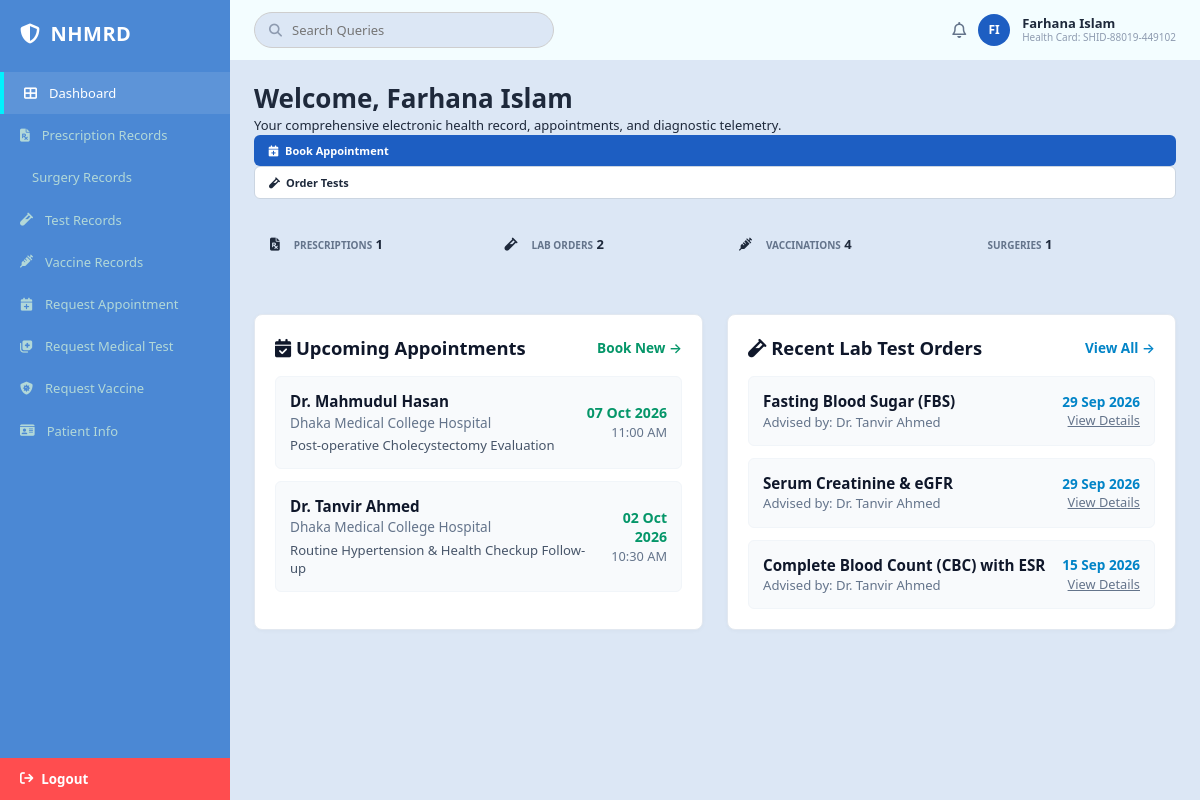
The page /php/Paitent-panel/dashboard.php on the database its author committed.
### tables this page shows
CREATE TABLE patients (
  patient_id                BIGINT AUTO_INCREMENT PRIMARY KEY,
  user_id                   BIGINT NULL UNIQUE,                
  full_name                 VARCHAR(150) NOT NULL,
  nid                       VARCHAR(30)  UNIQUE,               
  crvs_token                VARCHAR(50)  UNIQUE,               
  dob                       DATE NOT NULL,
  gender                    ENUM('male','female','intersex_other') NOT NULL,
  blood_group               ENUM('A+','A-','B+','B-','AB+','AB-','O+','O-') NULL,
  health_card_no            VARCHAR(50) UNIQUE,                
  birth_hospital_id         BIGINT NULL,
  registering_hospital_id   BIGINT NULL,                       
  phone                     VARCHAR(30),
  alt_phone                 VARCHAR(30),
  email                     VARCHAR(150),
  address                   VARCHAR(500),
  province                  VARCHAR(150),
  postal_code               VARCHAR(20),
  emergency_contact_name    VARCHAR(150),
  emergency_contact_relation VARCHAR(100),
  emergency_contact_phone   VARCHAR(30),
  height_cm                 DECIMAL(5,1),
  weight_kg                 DECIMAL(5,1),
  blood_pressure            VARCHAR(20),                       
  bmi                       DECIMAL(4,1),
  vitals_last_synced_at     DATETIME NULL,
  nid_verification_status   ENUM('unverified','biometric_verified','crvs_certified') DEFAULT 'unverified',
  smart_health_id_issued    TINYINT(1) DEFAULT 0,
  status                    ENUM('active','inactive','deceased') DEFAULT 'active',
  registered_by_executive_id BIGINT NULL,
  created_at                DATETIME NOT NULL DEFAULT CURRENT_TIMESTAMP,
  updated_at                DATETIME NOT NULL DEFAULT CURRENT_TIMESTAMP ON UPDATE CURRENT_TIMESTAMP,
  CONSTRAINT fk_patient_user FOREIGN KEY (user_id) REFERENCES users(user_id) ON DELETE SET NULL,
  CONSTRAINT fk_patient_birth_hosp FOREIGN KEY (birth_hospital_id) REFERENCES hospitals(hospital_id),
  CONSTRAINT fk_patient_reg_hosp FOREIGN KEY (registering_hospital_id) REFERENCES hospitals(hospital_id),
  CONSTRAINT fk_patient_executive FOREIGN KEY (registered_by_executive_id) REFERENCES medical_executives(executive_id),
  KEY idx_patient_blood (blood_group),
  KEY idx_patient_status (status)
);

CREATE TABLE appointments (
  appointment_id   BIGINT AUTO_INCREMENT PRIMARY KEY,
  patient_id       BIGINT NOT NULL,
  doctor_id        BIGINT NOT NULL,
  hospital_id      BIGINT NULL,
  appointment_date DATE NOT NULL,
  time_slot        VARCHAR(50),
  reason           VARCHAR(255),
  status           ENUM('booked','completed','cancelled','rescheduled') DEFAULT 'booked',
  created_at       DATETIME NOT NULL DEFAULT CURRENT_TIMESTAMP,
  updated_at       DATETIME NOT NULL DEFAULT CURRENT_TIMESTAMP ON UPDATE CURRENT_TIMESTAMP,
   
   
   
  slot_lock        VARCHAR(50) GENERATED ALWAYS AS
                   (IF(status IN ('booked','rescheduled'), time_slot, NULL)) VIRTUAL,
  UNIQUE KEY uq_appt_doctor_slot (doctor_id, appointment_date, slot_lock),
  CONSTRAINT fk_appt_patient FOREIGN KEY (patient_id) REFERENCES patients(patient_id) ON DELETE CASCADE,
  CONSTRAINT fk_appt_doctor FOREIGN KEY (doctor_id) REFERENCES doctors(doctor_id),
  CONSTRAINT fk_appt_hospital FOREIGN KEY (hospital_id) REFERENCES hospitals(hospital_id),
  KEY idx_appt_date (appointment_date)
);

CREATE TABLE doctors (
  doctor_id                 BIGINT AUTO_INCREMENT PRIMARY KEY,
  user_id                   BIGINT NOT NULL UNIQUE,
  full_name                 VARCHAR(150) NOT NULL,
  doctor_type               ENUM('physician','surgeon','intern') NOT NULL DEFAULT 'physician',
  bmdc_registration_no      VARCHAR(50)  UNIQUE,              
  nid                       VARCHAR(30)  UNIQUE,
  dob                       DATE,
  gender                    ENUM('male','female','other'),
  primary_specialty_id      INT NULL,
  qualifications            VARCHAR(255),                     
  graduating_institution    VARCHAR(255),
  affiliated_university     VARCHAR(255),
  final_exam_session        VARCHAR(100),                     
  mbbs_roll_number          VARCHAR(50),
  student_bmdc_id           VARCHAR(50),
  license_issue_date        DATE,
  license_expiry_date       DATE,
  practicing_scope          VARCHAR(150),                     
  authorizing_registrar     VARCHAR(150),
  hospital_id               BIGINT NULL,                      
  designation               VARCHAR(150),                     
  years_experience          SMALLINT DEFAULT 0,
  shift_schedule            VARCHAR(150),                     
  duty_status               ENUM('on_duty','off_duty','leave') DEFAULT 'off_duty',
  leave_return_date         DATE NULL,
  phone                     VARCHAR(30),
  email                     VARCHAR(150),
  photo_url                 VARCHAR(500),
  biometric_verified        TINYINT(1) DEFAULT 0,
  verification_status       ENUM('pending','verified','flagged') DEFAULT 'pending',
  status                    ENUM('active','inactive') DEFAULT 'active',
  created_at                DATETIME NOT NULL DEFAULT CURRENT_TIMESTAMP,
  updated_at                DATETIME NOT NULL DEFAULT CURRENT_TIMESTAMP ON UPDATE CURRENT_TIMESTAMP,
  CONSTRAINT fk_doctor_user FOREIGN KEY (user_id) REFERENCES users(user_id) ON DELETE CASCADE,
  CONSTRAINT fk_doctor_specialty FOREIGN KEY (primary_specialty_id) REFERENCES specialties(specialty_id),
  CONSTRAINT fk_doctor_hospital FOREIGN KEY (hospital_id) REFERENCES hospitals(hospital_id),
  KEY idx_doctor_type (doctor_type)
);

CREATE TABLE hospitals (
  hospital_id             BIGINT AUTO_INCREMENT PRIMARY KEY,
  dghs_code               VARCHAR(30) UNIQUE,                        
  legal_name              VARCHAR(255) NOT NULL,
  facility_type           ENUM('tertiary','general','clinic','specialized','diagnostic') NOT NULL,
  ownership_category      ENUM('public','private','nonprofit') NOT NULL,
  classification          VARCHAR(100),                              
  total_beds              INT DEFAULT 0,
  icu_beds                INT DEFAULT 0,
  nicu_picu_beds          INT DEFAULT 0,
  year_established        YEAR NULL,
  division_id             INT NOT NULL,
  district_id             INT NOT NULL,
  upazila_id              INT NULL,
  full_address            VARCHAR(500) NOT NULL,
  er_hotline              VARCHAR(30) NOT NULL,
  director_phone          VARCHAR(30),
  official_email          VARCHAR(150) NOT NULL,
  superintendent_name     VARCHAR(150) NOT NULL,
  superintendent_bmdc_no  VARCHAR(50)  NOT NULL,
  cao_name                VARCHAR(150),
  cao_contact             VARCHAR(30),
  inspection_date         DATE NULL,
  license_issue_date      DATE NULL,
  license_status          ENUM('pending','licensed','suspended','revoked') NOT NULL DEFAULT 'pending',
  is_24x7_er              TINYINT(1) DEFAULT 0,
  photo_url               VARCHAR(500),
  created_by_user_id      BIGINT NULL,
  created_at              DATETIME NOT NULL DEFAULT CURRENT_TIMESTAMP,
  updated_at              DATETIME NOT NULL DEFAULT CURRENT_TIMESTAMP ON UPDATE CURRENT_TIMESTAMP,
  CONSTRAINT fk_hosp_division FOREIGN KEY (division_id) REFERENCES divisions(division_id),
  CONSTRAINT fk_hosp_district FOREIGN KEY (district_id) REFERENCES districts(district_id),
  CONSTRAINT fk_hosp_upazila  FOREIGN KEY (upazila_id)  REFERENCES upazilas(upazila_id),
  CONSTRAINT fk_hosp_creator  FOREIGN KEY (created_by_user_id) REFERENCES users(user_id)
);

CREATE TABLE lab_test_orders (
  order_id             BIGINT AUTO_INCREMENT PRIMARY KEY,
  patient_id           BIGINT NOT NULL,
  doctor_id            BIGINT NULL,                           
  prescription_id      BIGINT NULL,
  hospital_id          BIGINT NULL,
  collection_fee       DECIMAL(10,2) DEFAULT 200.00,
  total_amount         DECIMAL(10,2) NOT NULL DEFAULT 0,
  uploaded_prescription_file VARCHAR(500),
  status               ENUM('requested','sample_collected','processing','completed','cancelled') DEFAULT 'requested',
  ordered_at           DATETIME NOT NULL DEFAULT CURRENT_TIMESTAMP,
  CONSTRAINT fk_labord_patient FOREIGN KEY (patient_id) REFERENCES patients(patient_id) ON DELETE CASCADE,
  CONSTRAINT fk_labord_doctor FOREIGN KEY (doctor_id) REFERENCES doctors(doctor_id),
  CONSTRAINT fk_labord_prescription FOREIGN KEY (prescription_id) REFERENCES prescriptions(prescription_id),
  CONSTRAINT fk_labord_hospital FOREIGN KEY (hospital_id) REFERENCES hospitals(hospital_id)
);

CREATE TABLE lab_test_catalog (
  test_id       INT AUTO_INCREMENT PRIMARY KEY,
  test_name     VARCHAR(255) NOT NULL,
  category      ENUM('biochemistry','hematology','radiology','serology','other') DEFAULT 'other',
  price         DECIMAL(10,2) NOT NULL DEFAULT 0,
  test_code     VARCHAR(100)
);

### public_html/php/Paitent-panel/dashboard.php (the view, shortened to what the rows shown need)
<?php
require_once __DIR__ . '/patient_bootstrap.php';
$stmtAppointments = $pdo->prepare("
    SELECT a.*, d.full_name AS doctor_name, h.legal_name AS hospital_name
    FROM appointments a
    JOIN doctors d ON a.doctor_id = d.doctor_id
    LEFT JOIN hospitals h ON a.hospital_id = h.hospital_id
    WHERE a.patient_id = ?
    ORDER BY a.appointment_date DESC
    LIMIT 3
");
$stmtAppointments->execute([$patientId]);
$appointments = $stmtAppointments->fetchAll();
$stmtActivities = $pdo->prepare("
    SELECT lto.order_id, lto.ordered_at, ltc.test_name, d.full_name AS doctor_name
    FROM lab_test_orders lto
    JOIN lab_test_order_items ltoi ON lto.order_id = ltoi.order_id
    JOIN lab_test_catalog ltc ON ltoi.test_id = ltc.test_id
    LEFT JOIN doctors d ON lto.doctor_id = d.doctor_id
    WHERE lto.patient_id = ?
    ORDER BY lto.ordered_at DESC
    LIMIT 3
");
$stmtActivities->execute([$patientId]);
$activities = $stmtActivities->fetchAll();
?>
<!DOCTYPE html>
<html lang="en">
<head>
  <link rel="stylesheet" href="/public_html/assets/css/patient-panel/dashboard.css">
  <link rel="stylesheet" href="/public_html/assets/css/default-structure.css">
  <link rel="stylesheet" href="/public_html/assets/css/patient-panel/features/patient-header.css">
  <link rel="stylesheet" href="https://cdnjs.cloudflare.com/ajax/libs/font-awesome/6.4.0/css/all.min.css">
</head>
<body>
  <div class="app-container">
    <div class="main-wrapper">
      <header class="top-header">
        <div class="header-right">
          <button class="icon-btn" id="notificationBtn" onclick="alert('Notification Center: Records synchronized with National EMR.')"><i class="fa-regular fa-bell"></i></button>
          <div class="user-badge-avatar"><?= htmlspecialchars($userInitials) ?></div>
          <div class="user-info-text">
            <span class="user-name"><?= htmlspecialchars($patient['full_name']) ?></span>
            <span class="patient-id">Health Card: <?= htmlspecialchars($patient['health_card_no'] ?: 'ID #' . $patient['patient_id']) ?></span>
          </div>
        </div>
      </header>
      <main class="content-body">
        <div class="welcome-banner">
          <div class="welcome-text">
            <h1>Welcome, <?= htmlspecialchars($patient['full_name']) ?></h1>
            <p>Your comprehensive electronic health record, appointments, and diagnostic telemetry.</p>
          </div>
        </div>
        <div class="dashboard-split" style="display:grid; grid-template-columns: 1fr 1fr; gap:24px; margin-top:24px;">
          <div class="card" style="background:#fff; border-radius:8px; padding:20px; border:1px solid #e2e8f0;">
            <?php if (empty($appointments)): ?>
              <div style="text-align:center; padding:30px; color:#64748b;">
                <p>No upcoming appointments found.</p>
                <a href="req-appointment.php" style="display:inline-block; padding:8px 16px; background:#059669; color:#fff; text-decoration:none; border-radius:6px; font-weight:600; font-size:0.85rem;">Schedule an Appointment</a>
              </div>
            <?php else: ?>
              <div style="display:flex; flex-direction:column; gap:12px;">
                <?php foreach ($appointments as $apt): ?>
                  <div style="padding:14px; border-radius:6px; border:1px solid #f1f5f9; background:#f8fafc; display:flex; justify-content:space-between; align-items:center;">
                    <div>
                      <strong style="display:block; color:#0f172a; font-size:0.95rem;"><?= htmlspecialchars($apt['doctor_name']) ?></strong>
                      <span style="font-size:0.85rem; color:#64748b;"><?= htmlspecialchars($apt['hospital_name'] ?? 'Hospital Facility') ?></span>
                      <p style="margin:4px 0 0 0; font-size:0.82rem; color:#475569;">
                        <?= htmlspecialchars($apt['reason'] ?? 'Consultation') ?>
                      </p>
                    </div>
                    <div style="text-align:right;">
                      <span style="display:block; font-size:0.88rem; font-weight:700; color:#059669;">
                        <?= date('d M Y', strtotime($apt['appointment_date'])) ?>
                      </span>
                      <span style="font-size:0.8rem; color:#64748b;"><?= htmlspecialchars($apt['time_slot'] ?? '09:00 AM') ?></span>
                    </div>
                  </div>
                <?php endforeach; ?>
              </div>
            <?php endif; ?>
          </div>
          <div class="card" style="background:#fff; border-radius:8px; padding:20px; border:1px solid #e2e8f0;">
            <?php if (empty($activities)): ?>
              <div style="text-align:center; padding:30px; color:#64748b;">
                <p>No recent lab investigations ordered.</p>
                <a href="medical-test-request.php" style="display:inline-block; padding:8px 16px; background:#0284c7; color:#fff; text-decoration:none; border-radius:6px; font-weight:600; font-size:0.85rem;">Order a Test</a>
              </div>
            <?php else: ?>
              <div style="display:flex; flex-direction:column; gap:12px;">
                <?php foreach ($activities as $act): ?>
                  <div style="padding:14px; border-radius:6px; border:1px solid #f1f5f9; background:#f8fafc; display:flex; justify-content:space-between; align-items:center;">
                    <div>
                      <strong style="display:block; color:#0f172a; font-size:0.95rem;"><?= htmlspecialchars($act['test_name']) ?></strong>
                      <span style="font-size:0.82rem; color:#64748b;">Advised by: <?= htmlspecialchars($act['doctor_name'] ?? 'Attending Physician') ?></span>
                    </div>
                    <div style="text-align:right;">
                      <span style="display:block; font-size:0.85rem; font-weight:600; color:#0284c7;">
                        <?= date('d M Y', strtotime($act['ordered_at'])) ?>
                      </span>
                      <a href="lab-test.php" style="font-size:0.8rem; color:#64748b; text-decoration:underline;">View Details</a>
                    </div>
                  </div>
                <?php endforeach; ?>
              </div>
            <?php endif; ?>
          </div>
        </div>
      </main>
    </div>
  </div>
</body>
</html>

### rows shown on the page
patients: full_name "FI", full_name "Farhana Islam", health_card_no "SHID-88019-449102"
appointments: doctor.full_name "Dr. Mahmudul Hasan", hospital.legal_name "Dhaka Medical College Hospital", reason "Post-operative Cholecystectomy Evaluation", appointment_date "07 Oct 2026", time_slot "11:00 AM"
appointments: doctor.full_name "Dr. Tanvir Ahmed", hospital.legal_name "Dhaka Medical College Hospital", reason "Routine Hypertension & Health Checkup Follow-up", appointment_date "02 Oct 2026", time_slot "10:30 AM"
lab_test_orders: lab_test_catalog.test_name "Fasting Blood Sugar (FBS)", doctor.full_name "Dr. Tanvir Ahmed", ordered_at "29 Sep 2026", lab_test_catalog.test_name "Serum Creatinine & eGFR"
lab_test_orders: lab_test_catalog.test_name "Complete Blood Count (CBC) with ESR", doctor.full_name "Dr. Tanvir Ahmed", ordered_at "15 Sep 2026"

### other values the page prints
$totalPrescriptions "1"
$totalLabTests "2"
$totalVaccines "4"
$totalSurgeries "1"
